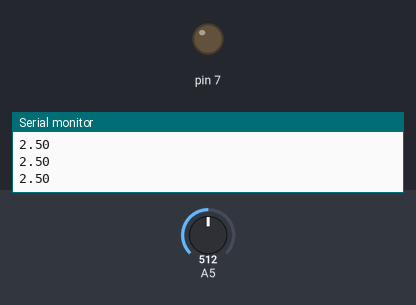
A sketch run on a simulated Arduino Uno, built with avr-gcc and run on an emulated ATmega328P. On the bench: output pins drawn as LEDs (lit = HIGH), the last lines printed to the serial monitor. Inputs (shaded band) come from the test bench; at power-on: A5 = 512.

Above: at 1.2 s.
1.3 s: A5 set to 530
At 2.6 s:
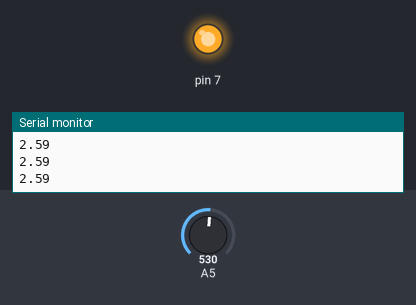
2.9 s: A5 set to 511
At 4.2 s:
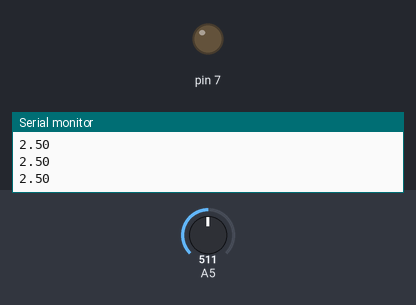
4.5 s: A5 set to 716
At 5.6 s:
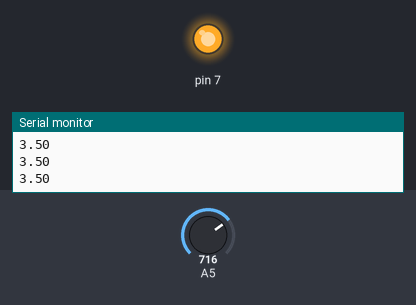
Timing chart, 0 to 7.5 s (numbered marks = the images above; inputs shaded):
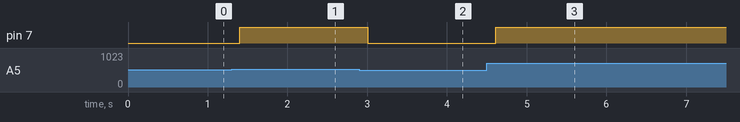

The sketch:

first_adc.ino
```cpp
int odczytanaWartosc = 0;
float napiecie = 0;

void setup() {
  Serial.begin(9600);
  pinMode(7, OUTPUT);

}

void loop() {
  odczytanaWartosc = analogRead(A5);
  napiecie = odczytanaWartosc * (5.0/1024.0);
  Serial.println(napiecie);

  if (napiecie > 2.5) {
    digitalWrite(7, HIGH);
  } else {
    digitalWrite(7, LOW);
  }

  delay(200);
}
```

Measured:
- the behaviour switches between 512 and 513 on A5 (found by bisection; images 0 and 1)
- after the input at 1.3 s, pin 7: LOW → HIGH after 0.10 s
- after the input at 2.9 s, pin 7: HIGH → LOW after 0.11 s
- after the input at 4.5 s, pin 7: LOW → HIGH after 0.11 s
